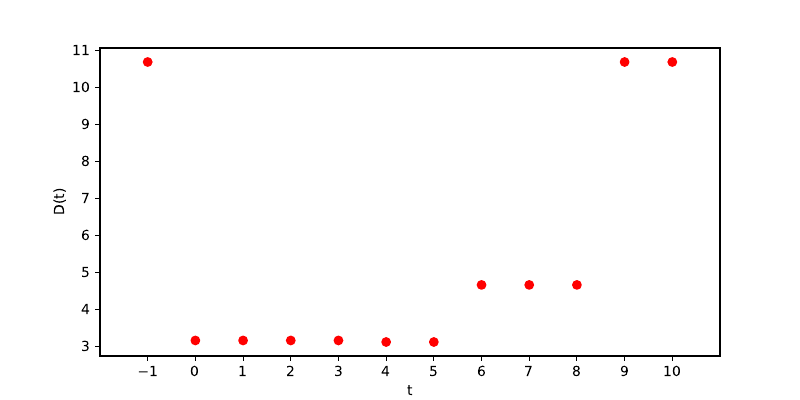

Generate this figure with Python:
import matplotlib.pyplot as plt
import numpy as np


def D(t):
	X = [0, 4, 6, 9]
	X1 = [xi for xi in X if xi <= t]
	X2 = [xi for xi in X if xi > t]
	if len(X1) > 0 :
		y1 = float(sum(X1))/len(X1)
	if len(X2) > 0 :
		y2 = float(sum(X2))/len(X2)

	dist_x1 = [pow(xi-y1, 2) for xi in X1]
	dist_x2 = [pow(xi-y2, 2) for xi in X2]

	return 0.25*(sum(dist_x1+dist_x2))


x_axis = np.arange(-1, 11)
y_axis = [D(t) for t in x_axis]

fig = plt.figure(figsize=(8,4))

plt.xlabel("t")
plt.xlim((-2, 11))
plt.xticks(np.arange(-1, 11))
plt.ylabel("D(t)")
plt.plot(x_axis, y_axis, 'ro')
plt.show()

fig.savefig('lista3-q1a.pdf', dpi=100)